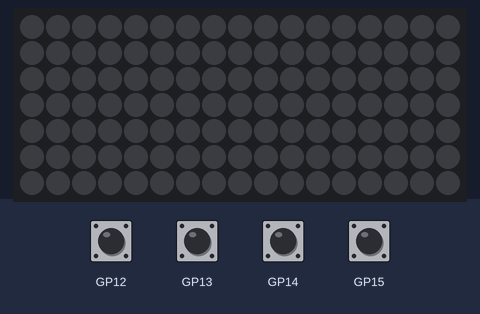
The program below on a simulated Raspberry Pi Pico running MicroPython. Shown: 17×7 RGB LED matrix. The test bench sets the inputs (shaded band). Dim RGB values are drawn brighter than linear.

Above: at 1.2 s.
1.3 s: button Y pressed for 0.15 s
At 1.96 s:
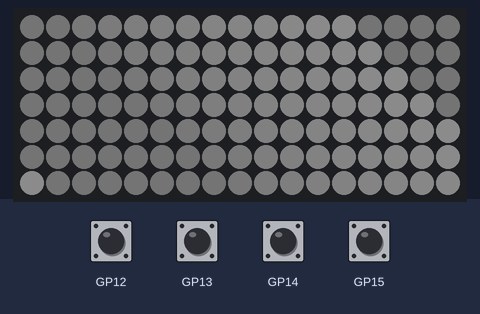
2.0 s: button X pressed for 0.15 s
At 2.5 s:
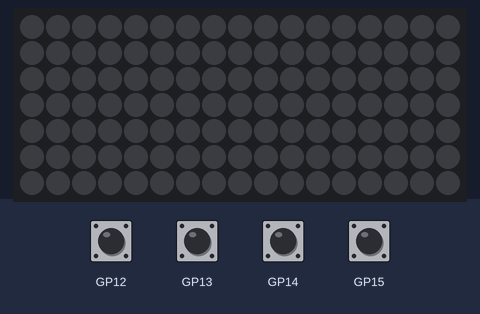
3.6 s: button A pressed for 0.15 s
At 4.8 s:
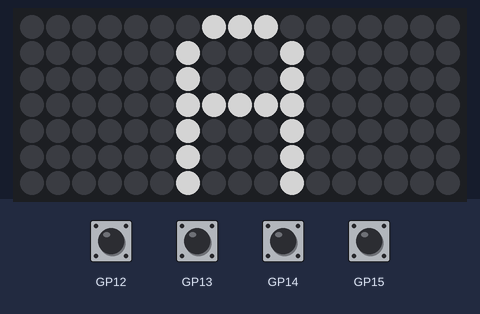
5.2 s: button X pressed for 1 s
At 6.2 s:
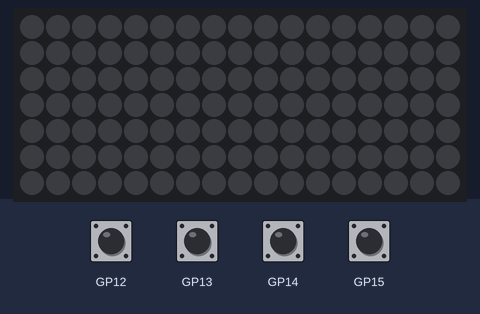
Timing chart, 0 to 8.2 s (numbered marks = the images above; inputs shaded):
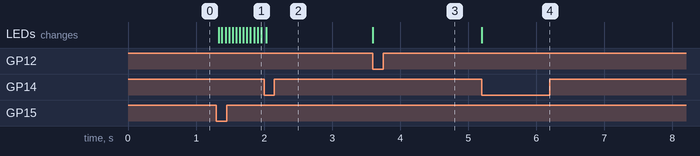

The program:

Siig_Scroll_Demo.py
```python
import time
import picoscroll as scroll

# Initialise the board
scroll.init()

while True:

    # Wait until the  button is pressed
    while scroll.is_pressed(scroll.BUTTON_A) == False and scroll.is_pressed(scroll.BUTTON_B) == False and scroll.is_pressed(scroll.BUTTON_X) == False and scroll.is_pressed(scroll.BUTTON_Y) == False :
        pass

    if scroll.is_pressed(scroll.BUTTON_A) == True:

        scroll.set_pixel(7, 0, 128)
        scroll.set_pixel(8, 0, 128)
        scroll.set_pixel(9, 0, 128)

        scroll.set_pixel(6, 1, 128)
        scroll.set_pixel(10, 1, 128)

        scroll.set_pixel(6, 2, 128)
        scroll.set_pixel(10, 2, 128)

        scroll.set_pixel(6, 3, 128)
        scroll.set_pixel(7, 3, 128)
        scroll.set_pixel(8, 3, 128)
        scroll.set_pixel(9, 3, 128)
        scroll.set_pixel(10, 3, 128)

        scroll.set_pixel(6, 4, 128)
        scroll.set_pixel(10, 4, 128)

        scroll.set_pixel(6, 5, 128)
        scroll.set_pixel(10, 5, 128)

        scroll.set_pixel(6, 6, 128)
        scroll.set_pixel(10, 6, 128)
        scroll.update()

    elif scroll.is_pressed(scroll.BUTTON_B) == True:
        brightness = 0

        # For each pixel in the matrix
        for y in range (0, scroll.get_height()):
            for x in range (0, scroll.get_width()):
            # Set that pixel to an increasing level of brightness
                scroll.set_pixel(x, y, brightness)
                brightness += 2
        scroll.update()

    elif scroll.is_pressed(scroll.BUTTON_Y) == True:
        i = 0
        loop = 18
        br_mult = 1
        br_pressed = 32
        tail = 12

        width = scroll.get_width()
        height = scroll.get_height()

        # RUN until the X button is pressed
        while scroll.is_pressed(scroll.BUTTON_X) == False:
            for y in range(0, height):
                for x in range(0, width):
                    m = (x + (y * width)) % loop
                    for b in range(0, loop):
                        if m == (i + (loop - b)) % loop and b < tail:
                            scroll.set_pixel(x, y, br_mult * (tail - b))
            scroll.update()
            i += 1
            if i >= loop:
                i = 0
            time.sleep(0.02)

#    else:
#        print("Goodbye Cruel World")

    # Wait until the X button is pressed
    while scroll.is_pressed(scroll.BUTTON_X) == False:
        pass

    # Set the brightness of all pixels to 0
    scroll.clear()
    scroll.update()
```

Measured:
- after the input at 1.3 s, the LEDs: first change at once (image 1 shows a later state)
- after the input at 2.0 s, the LEDs: change at once (image 2)
- after the input at 3.6 s, the LEDs: change at once (image 3)
- after the input at 5.2 s, the LEDs: change at once (image 4)
